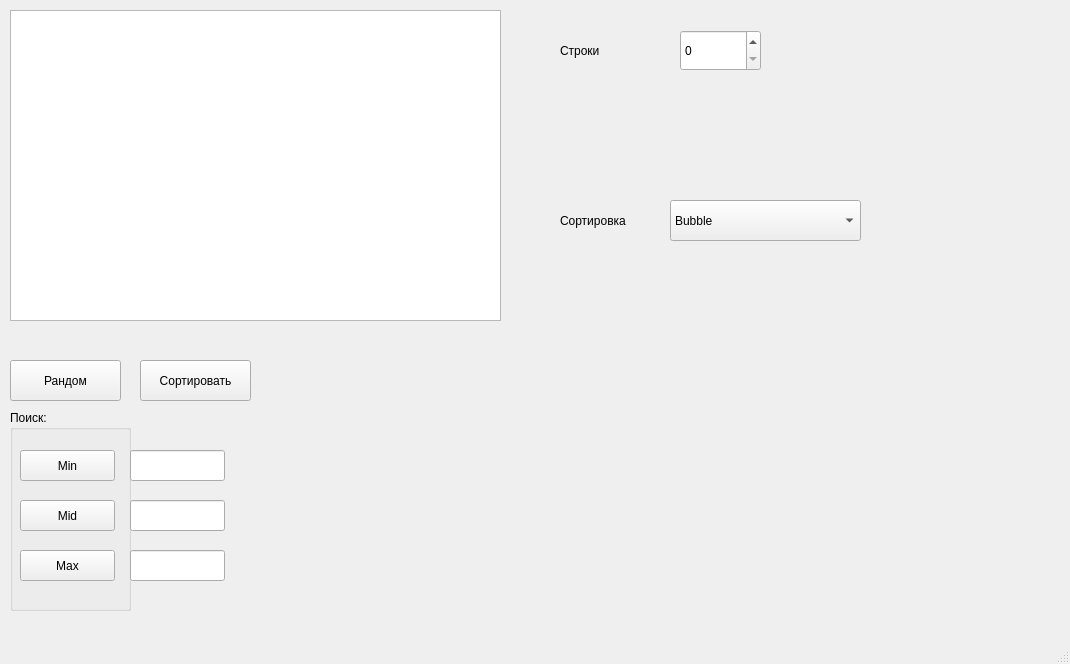
<?xml version="1.0" encoding="UTF-8"?>
<ui version="4.0">
 <class>MainWindow</class>
 <widget class="QMainWindow" name="MainWindow">
  <property name="geometry">
   <rect>
    <x>0</x>
    <y>0</y>
    <width>1070</width>
    <height>664</height>
   </rect>
  </property>
  <property name="windowTitle">
   <string>MainWindow</string>
  </property>
  <widget class="QWidget" name="centralwidget">
   <widget class="QTableWidget" name="tableWidget">
    <property name="geometry">
     <rect>
      <x>10</x>
      <y>10</y>
      <width>491</width>
      <height>311</height>
     </rect>
    </property>
   </widget>
   <widget class="QSpinBox" name="spinBox_row">
    <property name="geometry">
     <rect>
      <x>680</x>
      <y>30</y>
      <width>81</width>
      <height>41</height>
     </rect>
    </property>
   </widget>
   <widget class="QLabel" name="label">
    <property name="geometry">
     <rect>
      <x>560</x>
      <y>30</y>
      <width>81</width>
      <height>41</height>
     </rect>
    </property>
    <property name="text">
     <string>Строки</string>
    </property>
   </widget>
   <widget class="QPushButton" name="Button_random">
    <property name="geometry">
     <rect>
      <x>10</x>
      <y>360</y>
      <width>111</width>
      <height>41</height>
     </rect>
    </property>
    <property name="text">
     <string>Рандом</string>
    </property>
   </widget>
   <widget class="QPushButton" name="Button_sort">
    <property name="geometry">
     <rect>
      <x>140</x>
      <y>360</y>
      <width>111</width>
      <height>41</height>
     </rect>
    </property>
    <property name="text">
     <string>Сортировать</string>
    </property>
   </widget>
   <widget class="QComboBox" name="comboBox">
    <property name="geometry">
     <rect>
      <x>670</x>
      <y>200</y>
      <width>191</width>
      <height>41</height>
     </rect>
    </property>
    <item>
     <property name="text">
      <string>Bubble</string>
     </property>
    </item>
    <item>
     <property name="text">
      <string>Quick</string>
     </property>
    </item>
    <item>
     <property name="text">
      <string>Comb</string>
     </property>
    </item>
    <item>
     <property name="text">
      <string>Gnome</string>
     </property>
    </item>
    <item>
     <property name="text">
      <string>Bogosort</string>
     </property>
    </item>
   </widget>
   <widget class="QLabel" name="label_3">
    <property name="geometry">
     <rect>
      <x>560</x>
      <y>200</y>
      <width>81</width>
      <height>41</height>
     </rect>
    </property>
    <property name="text">
     <string>Сортировка</string>
    </property>
   </widget>
   <widget class="QLabel" name="Report">
    <property name="geometry">
     <rect>
      <x>520</x>
      <y>320</y>
      <width>521</width>
      <height>301</height>
     </rect>
    </property>
    <property name="text">
     <string/>
    </property>
   </widget>
   <widget class="QGroupBox" name="groupBox">
    <property name="geometry">
     <rect>
      <x>10</x>
      <y>410</y>
      <width>121</width>
      <height>201</height>
     </rect>
    </property>
    <property name="title">
     <string>Поиск:</string>
    </property>
    <widget class="QPushButton" name="Button_min">
     <property name="geometry">
      <rect>
       <x>10</x>
       <y>40</y>
       <width>95</width>
       <height>31</height>
      </rect>
     </property>
     <property name="text">
      <string>Min</string>
     </property>
    </widget>
    <widget class="QPushButton" name="Button_mid">
     <property name="geometry">
      <rect>
       <x>10</x>
       <y>90</y>
       <width>95</width>
       <height>31</height>
      </rect>
     </property>
     <property name="text">
      <string>Mid</string>
     </property>
    </widget>
    <widget class="QPushButton" name="Button_max">
     <property name="geometry">
      <rect>
       <x>10</x>
       <y>140</y>
       <width>95</width>
       <height>31</height>
      </rect>
     </property>
     <property name="text">
      <string>Max</string>
     </property>
    </widget>
   </widget>
   <widget class="QLineEdit" name="lineEdit">
    <property name="geometry">
     <rect>
      <x>130</x>
      <y>450</y>
      <width>95</width>
      <height>31</height>
     </rect>
    </property>
   </widget>
   <widget class="QLineEdit" name="lineEdit_2">
    <property name="geometry">
     <rect>
      <x>130</x>
      <y>500</y>
      <width>95</width>
      <height>31</height>
     </rect>
    </property>
   </widget>
   <widget class="QLineEdit" name="lineEdit_3">
    <property name="geometry">
     <rect>
      <x>130</x>
      <y>550</y>
      <width>95</width>
      <height>31</height>
     </rect>
    </property>
   </widget>
  </widget>
  <widget class="QMenuBar" name="menubar">
   <property name="geometry">
    <rect>
     <x>0</x>
     <y>0</y>
     <width>1070</width>
     <height>26</height>
    </rect>
   </property>
  </widget>
  <widget class="QStatusBar" name="statusbar"/>
 </widget>
 <resources/>
 <connections/>
</ui>
